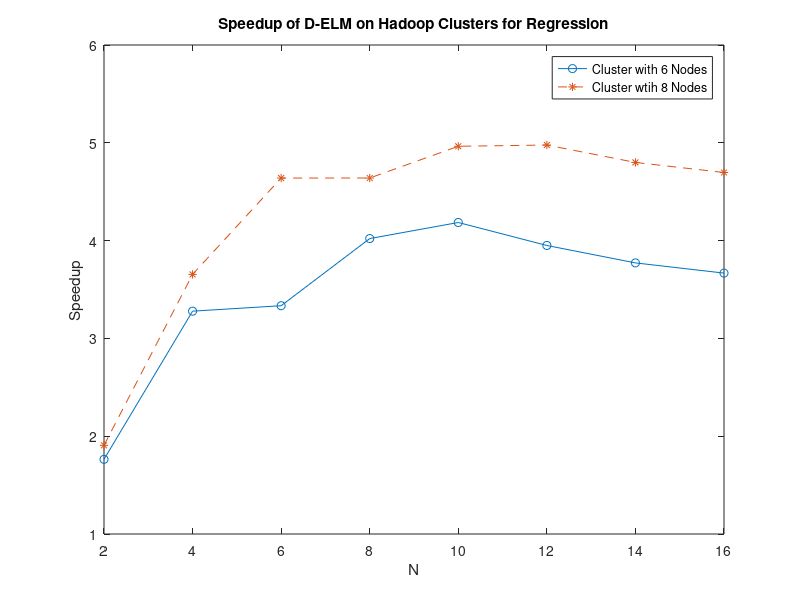

This chart was generated by the following MATLAB code:
function cart_delve_speedup
   single_time=[2006.019644,1991.913053,1988.804618,1990.403863,1969.616627,1963.029543,1906.168179,1847.538523];
   cluster_6_time=[1137.447912,607.5679895,596.481874,495.025321,470.619881,496.939932,505.3449865,503.729144];
   cluster_8_time=[1052.128249,545.0680405,428.6720085,428.9719815,396.7461995,394.403322,397.173301,393.4042955];
   for i=1:8
       speedup_6(i)=single_time(i)/cluster_6_time(i);
       speedup_8(i)=single_time(i)/cluster_8_time(i);
   end
   N=2:2:16;
   plot(N,speedup_6,'-o',N,speedup_8,'--*');
   xlabel('N');
   ylabel('Speedup');
   title('Speedup of D-ELM on Hadoop Clusters for Regression');
   axis([2 16 1 6]);
   legend('Cluster with 6 Nodes','Cluster wtih 8 Nodes');
end